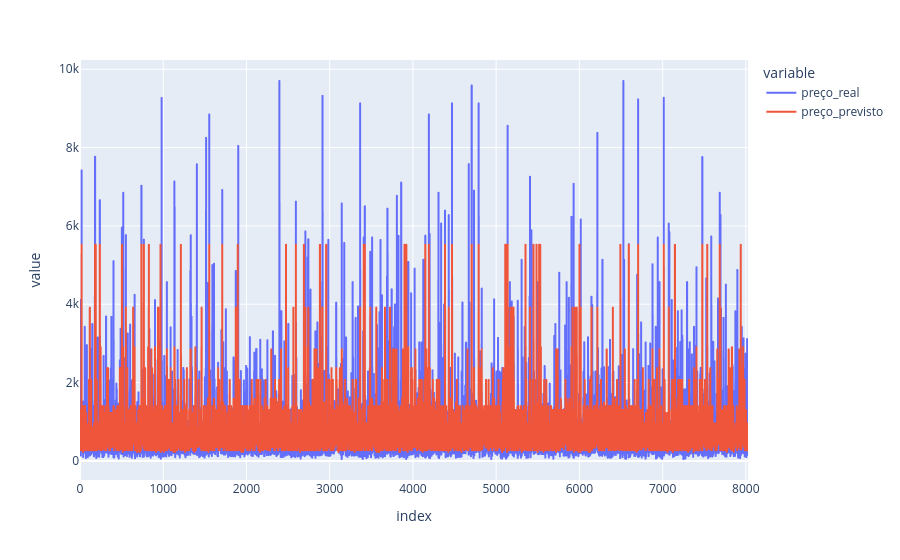

Notebook cell for this chart:
### Markdown cell above
Ou seja, nosso modelo está realmente tendo algum efeito quando comparado com a média, está performando melhor que sem um modelo

### Code cell
df_resultados_arvore = pd.DataFrame({
    'id_imovel': X_test['id'],       # Busca o ID original que ficou de fora do treino
    'preço_real': y_test,             # A nota real (Target)
    'preço_previsto': y_pred_arvore      # A nota que a árvore calculou
})
df_resultados_arvore.reset_index(drop=True, inplace=True)
df_resultados_arvore['erro (%)'] = ((df_resultados_arvore['preço_real'] - df_resultados_arvore['preço_previsto']).abs() / df_resultados_arvore['preço_real'])*100


fig = px.line(df_resultados_arvore, y=['preço_real', 'preço_previsto'])
fig.show()
print(df_resultados_arvore[df_resultados_arvore['erro (%)'] >=10].head())

### Figure 1 — Plotly figure (JSON) as saved in the notebook; plotly's stock layout.template omitted (floating-point values rounded to 4 significant figures; data arrays with more than 128 entries replaced by an {"elided": "..."} marker saying what was removed)
{"data": [{"hovertemplate": "variable=preço_real<br>index=%{x}<br>value=%{y}<extra></extra>", "legendgroup": "preço_real", "line": {"color": "#636efa", "dash": "solid"}, "marker": {"symbol": "circle"}, "mode": "lines", "name": "preço_real", "showlegend": true, "type": "scattergl", "x": {"elided": "8027 int values"}, "xaxis": "x", "y": {"elided": "8027 float values"}, "yaxis": "y"}, {"hovertemplate": "variable=preço_previsto<br>index=%{x}<br>value=%{y}<extra></extra>", "legendgroup": "preço_previsto", "line": {"color": "#EF553B", "dash": "solid"}, "marker": {"symbol": "circle"}, "mode": "lines", "name": "preço_previsto", "showlegend": true, "type": "scattergl", "x": {"elided": "8027 int values"}, "xaxis": "x", "y": {"elided": "8027 float values"}, "yaxis": "y"}], "layout": {"legend": {"title": {"text": "variable"}, "tracegroupgap": 0}, "margin": {"t": 60}, "xaxis": {"anchor": "y", "domain": [0, 1], "title": {"text": "index"}}, "yaxis": {"anchor": "x", "domain": [0, 1], "title": {"text": "value"}}}}
